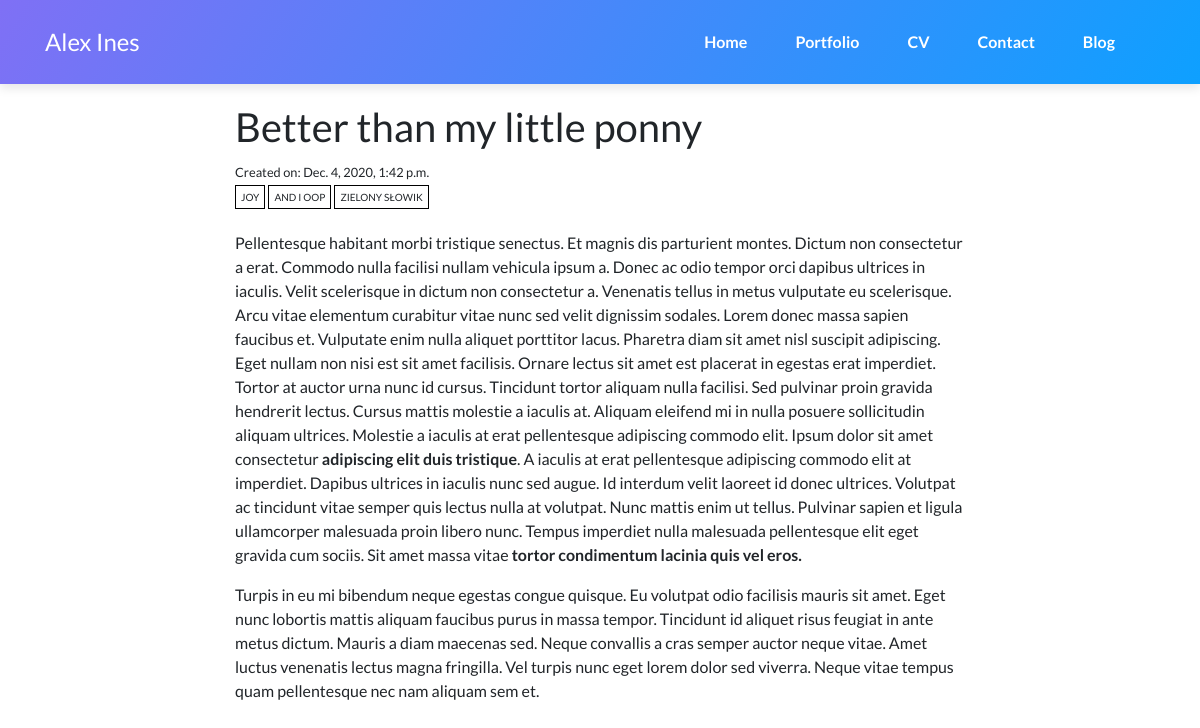
Page /blog/2 on the committed database.
### blog/models.py (models this page shows, shortened)
class Post(models.Model):
    title = models.CharField(max_length=255)
    body = RichTextField()
    last_modified = models.DateTimeField(auto_now=True)
    created_on = models.DateTimeField(auto_now_add=True)
    categories = models.ManyToManyField('Category', related_name='posts')

class Category(models.Model):
    name = models.CharField(max_length=20)
    class Meta:
        verbose_name_plural = "Categories"

### blog/views.py (the view)
# urls.py: path('<int:pk>', views.blog_post, name="blog_post")
def blog_post(request, pk):
    post = Post.objects.get(pk=pk)
    comments = Comment.objects.filter(post=post)
    context = {
        "post": post,
        "comments": comments,
    }
    return render(request, "blog/post.html", context)

### blog/templates/blog/post.html
{% extends 'base.html' %}
{% block content %}
    <main class="page">
     <article>
        <div class="container">
            <div class="row">
                <div class="col-md-10 col-lg-8 mx-auto">
                    <div class="heading">
                        <h1 class="blog-title">{{ post.title }}</h1>
                        <small>Created on: {{ post.created_on }}</small><br>
                        {% for category in post.categories.all %}
                            <span class="category">{{ category.name }}</span>
                        {% endfor %}
                    </div>
                    <br>
                    {{ post.body|safe }}
                </div>
            </div>
        </div>
    </article>
    </main>
{% endblock %}

### templates/base.html (shortened to what this page needs)
{% load static %}
<!DOCTYPE html>
<html lang="en">
<head>
    <link rel="stylesheet" href="{% static 'assets/bootstrap/css/bootstrap.min.css' %}">
    <link rel="stylesheet" href="{% static 'assets/fonts/ionicons.min.css' %}">
    <link rel="stylesheet" href="https://cdnjs.cloudflare.com/ajax/libs/pikaday/1.6.1/css/pikaday.min.css">
    <link rel="stylesheet" href="{% static 'assets/bootstrap/css/base.css' %}">
</head>
<body>
    <div class="content">
            <nav class="navbar navbar-dark navbar-expand-lg fixed-top bg-white portfolio-navbar gradient">
        <div class="container">
            <a class="navbar-brand logo" href="#">Alex Ines</a>
            <div class="collapse navbar-collapse"
                id="navbarNav">
                <ul class="nav navbar-nav ml-auto">
                    <li class="nav-item" role="presentation"><a class="nav-link" href="{% url 'home' %}">Home</a></li>
                    <li class="nav-item" role="presentation"><a class="nav-link" href="{% url 'projects:projects' %}">Portfolio</a></li>
                    <li class="nav-item" role="presentation"><a class="nav-link" href="{% url 'cv' %}">CV</a></li>
                    <li class="nav-item" role="presentation"><a class="nav-link" href="{% url 'contact' %}">Contact</a></li>
                    <li class="nav-item" role="presentation"><a class="nav-link" href="{% url 'blog:blog' %}">Blog</a></li>
                </ul>
            </div>
        </div>
    </nav>
    {% block content %}
    {% endblock %}
    </div>
</body>
</html>

### rows in the picture
Post: title "Better than my little ponny", created_on "Dec. 4, 2020, 1:42 p.m.", body "Pellentesque habitant morbi tristique senectus. Et magnis dis parturient montes. Dictum non consectetur a erat. Commodo nulla facilisi nullam vehicula ipsum a. Donec ac odio tempor orci dapibus ultrices in iaculis. Velit scelerisque in dictum non consectetur a. Venenatis tellus in metus vulputate eu scelerisque. Arcu vitae elementum curabitur vitae nunc sed velit dignissim sodales. Lorem donec massa sapien faucibus et. Vulputate enim nulla aliquet porttitor lacus. Pharetra diam sit amet nisl suscipit adipiscing. Eget nullam non nisi est sit amet facilisis. Ornare lectus sit amet est placerat in egestas erat imperdiet. Tortor at auctor urna nunc id cursus. Tincidunt tortor aliquam nulla…"
Category: name "JOY"
Category: name "AND I OOP"
Category: name "ZIELONY SŁOWIK"
